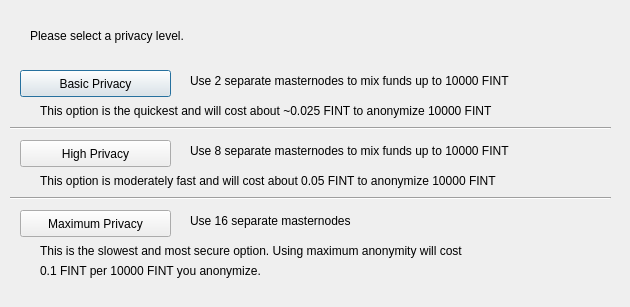
<?xml version="1.0" encoding="UTF-8"?>
<ui version="4.0">
 <class>PrivateSendConfig</class>
 <widget class="QDialog" name="PrivateSendConfig">
  <property name="geometry">
   <rect>
    <x>0</x>
    <y>0</y>
    <width>630</width>
    <height>307</height>
   </rect>
  </property>
  <property name="windowTitle">
   <string>Configure PrivateSend</string>
  </property>
  <widget class="QPushButton" name="buttonBasic">
   <property name="geometry">
    <rect>
     <x>20</x>
     <y>70</y>
     <width>151</width>
     <height>27</height>
    </rect>
   </property>
   <property name="text">
    <string>Basic Privacy</string>
   </property>
  </widget>
  <widget class="QPushButton" name="buttonHigh">
   <property name="geometry">
    <rect>
     <x>20</x>
     <y>140</y>
     <width>151</width>
     <height>27</height>
    </rect>
   </property>
   <property name="text">
    <string>High Privacy</string>
   </property>
  </widget>
  <widget class="QPushButton" name="buttonMax">
   <property name="geometry">
    <rect>
     <x>20</x>
     <y>210</y>
     <width>151</width>
     <height>27</height>
    </rect>
   </property>
   <property name="text">
    <string>Maximum Privacy</string>
   </property>
  </widget>
  <widget class="QLabel" name="label">
   <property name="geometry">
    <rect>
     <x>30</x>
     <y>20</y>
     <width>571</width>
     <height>31</height>
    </rect>
   </property>
   <property name="text">
    <string>Please select a privacy level.</string>
   </property>
  </widget>
  <widget class="QLabel" name="label_2">
   <property name="geometry">
    <rect>
     <x>190</x>
     <y>70</y>
     <width>421</width>
     <height>21</height>
    </rect>
   </property>
   <property name="text">
    <string>Use 2 separate masternodes to mix funds up to 10000 FINT</string>
   </property>
  </widget>
  <widget class="QLabel" name="label_3">
   <property name="geometry">
    <rect>
     <x>190</x>
     <y>140</y>
     <width>411</width>
     <height>21</height>
    </rect>
   </property>
   <property name="text">
    <string>Use 8 separate masternodes to mix funds up to 10000 FINT</string>
   </property>
  </widget>
  <widget class="QLabel" name="label_4">
   <property name="geometry">
    <rect>
     <x>190</x>
     <y>210</y>
     <width>421</width>
     <height>21</height>
    </rect>
   </property>
   <property name="text">
    <string>Use 16 separate masternodes</string>
   </property>
  </widget>
  <widget class="QLabel" name="label_6">
   <property name="geometry">
    <rect>
     <x>40</x>
     <y>100</y>
     <width>561</width>
     <height>21</height>
    </rect>
   </property>
   <property name="text">
    <string>This option is the quickest and will cost about ~0.025 FINT to anonymize 10000 FINT</string>
   </property>
  </widget>
  <widget class="QLabel" name="label_7">
   <property name="geometry">
    <rect>
     <x>40</x>
     <y>170</y>
     <width>561</width>
     <height>21</height>
    </rect>
   </property>
   <property name="text">
    <string>This option is moderately fast and will cost about 0.05 FINT to anonymize 10000 FINT</string>
   </property>
  </widget>
  <widget class="QLabel" name="label_8">
   <property name="geometry">
    <rect>
     <x>40</x>
     <y>240</y>
     <width>561</width>
     <height>21</height>
    </rect>
   </property>
   <property name="text">
    <string>This is the slowest and most secure option. Using maximum anonymity will cost</string>
   </property>
  </widget>
  <widget class="QLabel" name="label_9">
   <property name="geometry">
    <rect>
     <x>40</x>
     <y>260</y>
     <width>561</width>
     <height>21</height>
    </rect>
   </property>
   <property name="text">
    <string>0.1 FINT per 10000 FINT you anonymize.</string>
   </property>
  </widget>
  <widget class="Line" name="line">
   <property name="geometry">
    <rect>
     <x>10</x>
     <y>120</y>
     <width>601</width>
     <height>16</height>
    </rect>
   </property>
   <property name="orientation">
    <enum>Qt::Horizontal</enum>
   </property>
  </widget>
  <widget class="Line" name="line_2">
   <property name="geometry">
    <rect>
     <x>10</x>
     <y>190</y>
     <width>601</width>
     <height>16</height>
    </rect>
   </property>
   <property name="orientation">
    <enum>Qt::Horizontal</enum>
   </property>
  </widget>
 </widget>
 <resources/>
 <connections/>
</ui>
